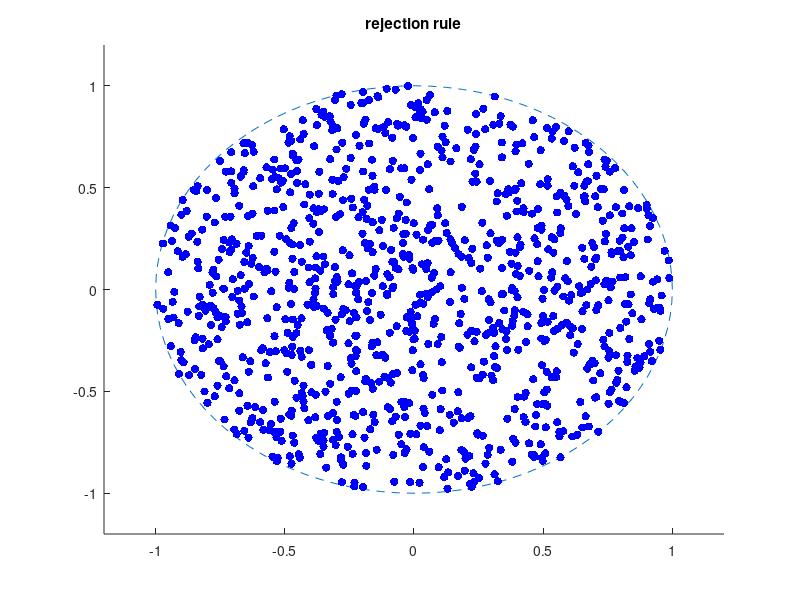
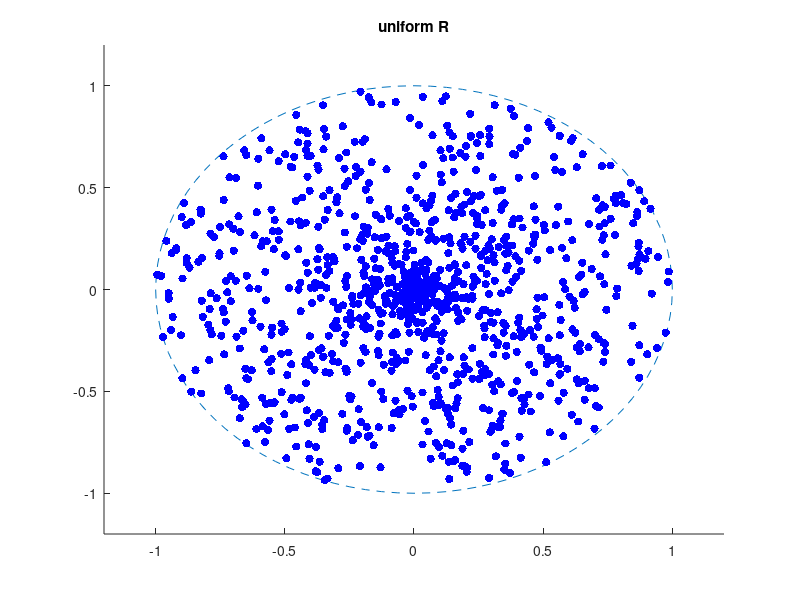
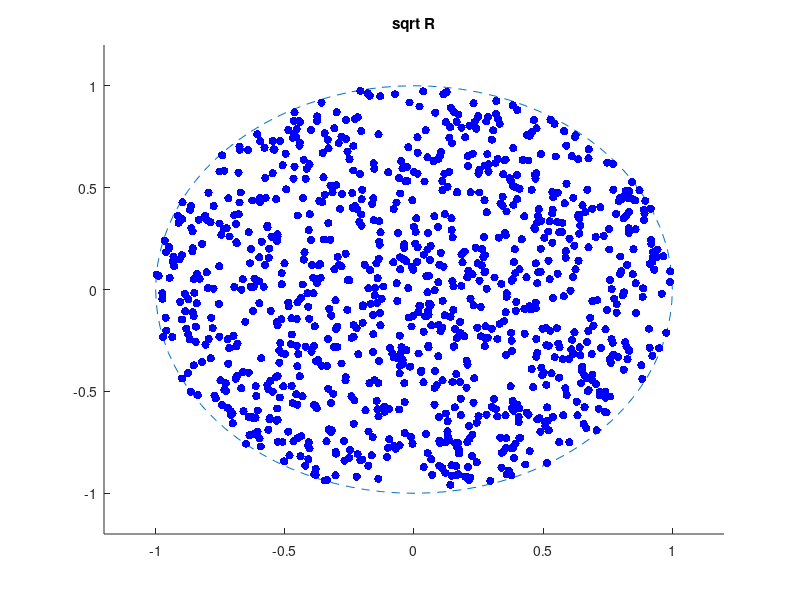

These charts were generated, in order, by the following MATLAB code:
%demonstrate disk point picking
clear all;

%how many points?
n=1000;
%radius
r=1;
%plot offset
offset=0.2;

%the rejection method
for i=1:n
    X(i)=2*r;
    Y(i)=2*r;
    %do until happy
    while(X(i)^2+Y(i)^2>r^2)
        %draw a random point in the square [-r,r]x[-r,r]
        X(i)=unifrnd(-r,r);
        Y(i)=unifrnd(-r,r);
    end
end
figure
hold
t=(0:100)*2*pi/100;
plot(r*cos(t), r*sin(t),'--');
scatter(X,Y,'b','filled')
title('rejection rule');
axis([-r-offset r+offset -r-offset r+offset])
hold

%the erroneous uniform angle, uniform radius
R=unifrnd(0,r,n,1);
THETA=unifrnd(0,2*pi,n,1);
X=R.*cos(THETA);
Y=R.*sin(THETA);
figure
hold
t=(0:100)*2*pi/100;
plot(r*cos(t), r*sin(t),'--');
scatter(X,Y,'b','filled')
title('uniform R');
axis([-r-offset r+offset -r-offset r+offset])
hold


%the correct transformation
X=sqrt(R).*cos(THETA);
Y=sqrt(R).*sin(THETA);
figure
hold
t=(0:100)*2*pi/100;
plot(r*cos(t), r*sin(t),'--');
scatter(X,Y,'b','filled')
title('sqrt R');
axis([-r-offset r+offset -r-offset r+offset])
hold
